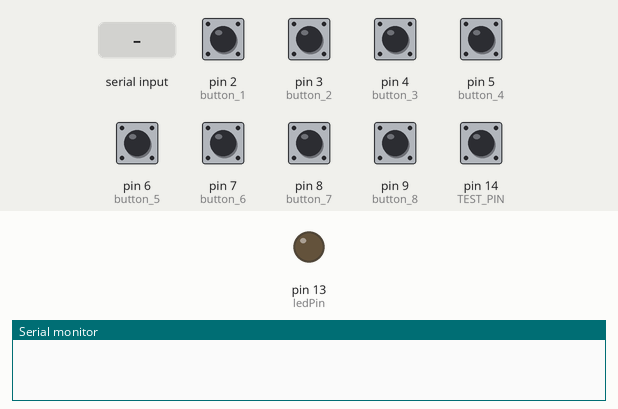
Recording of a sketch running on a simulated Arduino Uno, built with avr-gcc and run on an emulated ATmega328P. Parts: output pins drawn as LEDs (lit = HIGH), the last lines printed to the serial monitor. Dashed ring = blinking. Inputs (shaded band) come from the test bench; at power-on: pin 2 (button_1), pin 3 (button_2), pin 4 (button_3), pin 5 (button_4), pin 6 (button_5), pin 7 (button_6), pin 8 (button_7), pin 9 (button_8), pin 14 (TEST_PIN) HIGH.

Above: at 1.2 s.
1.3 s: "1" received over the second serial link
At 1.31 s:
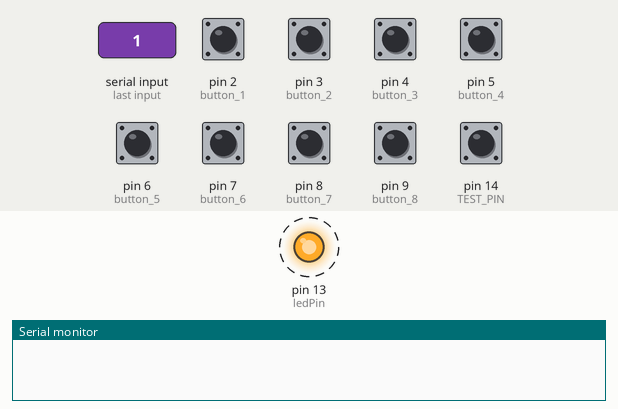
3.0 s: pin 4 (button_3) pulled LOW for 0.15 s
At 4.6 s:
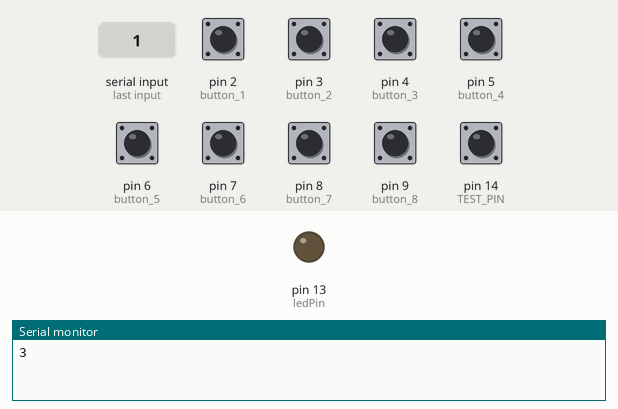
Timing chart, 0 to 6.1 s (numbered marks = the images above; inputs shaded):
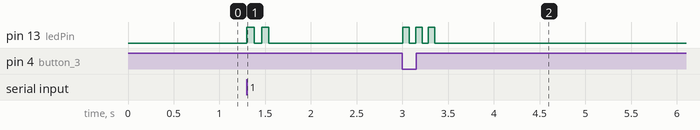

The sketch:

VendingMachineDual.ino
```cpp
#include <SoftwareSerial.h>
#include <Bounce2.h>


#define button_1 2
#define button_2 3
#define button_3 4
#define button_4 5
#define button_5 6
#define button_6 7
#define button_7 8
#define button_8 9


#define COIN_IN 11
#define COIN_NULL 0

#define MOTOR_OUT 1
#define MOTOR_IN 0

#define ledPin 13

#define TEST_PIN 14

#define EOL 255
#define TEST_VAL 222
#define HANDSHAKE 233
#define NO_DATA 999

SoftwareSerial coinSerial = SoftwareSerial(COIN_IN, COIN_NULL);

Bounce deb_1 = Bounce();
Bounce deb_2 = Bounce();
Bounce deb_3 = Bounce();
Bounce deb_4 = Bounce();
Bounce deb_5 = Bounce();
Bounce deb_6 = Bounce();
Bounce deb_7 = Bounce();
Bounce deb_8 = Bounce();

bool enoughCoins = false;


// the setup routine runs once when you press reset:
void setup() {

  pinMode(ledPin, OUTPUT);
  pinMode(TEST_PIN, INPUT_PULLUP );
  pinMode(COIN_IN, INPUT);

  Serial.begin(4800);
  coinSerial.begin(4800);

  setupButtons();
}


void setupButtons(){
  pinMode( button_1, INPUT_PULLUP );
  pinMode( button_2, INPUT_PULLUP );
  pinMode( button_3, INPUT_PULLUP );
  pinMode( button_4, INPUT_PULLUP );
  pinMode( button_5, INPUT_PULLUP );
  pinMode( button_6, INPUT_PULLUP );
  pinMode( button_7, INPUT_PULLUP );
  pinMode( button_8, INPUT_PULLUP );

  deb_1.attach( button_1 );
  deb_1.interval(5);
  deb_2.attach( button_2 );
  deb_2.interval(5);
  deb_3.attach( button_3 );
  deb_3.interval(5);
  deb_4.attach( button_4 );
  deb_4.interval(5);
  deb_5.attach( button_5 );
  deb_5.interval(5);
  deb_6.attach( button_6 );
  deb_6.interval(5);
  deb_7.attach( button_7 );
  deb_7.interval(5);
  deb_8.attach( button_8 );
  deb_8.interval(5);
}


// the loop routine runs over and over again forever:
void loop() {
    checkTest();
    readButtons();
    readCoinMachineDIRECT();
    //readMotorControllerDIRECT();
}

void checkTest(){
  if ( digitalRead( TEST_PIN ) == LOW ) {
    tryWriteDIRECT('4');
  }
}

void readCoinMachineDIRECT(){
  if (coinSerial.available()) {
    int c=coinSerial.read();
    if ( c != EOL ) {
      blink(2,80); // blocking
      enoughCoins = true;
    }
  }
}

void tryWriteDIRECT( char target ){
  //if ( target != NO_DATA ) {
    Serial.print(target);
  //}
}

void readMotorControllerDIRECT(){
  if (Serial.available()) {
    int m = Serial.read();
    if ( m != EOL ) {
      slowBlink();
    }
  }
}


void readButtons(){
  deb_1.update();
  deb_2.update();
  deb_3.update();
  deb_4.update();
  deb_5.update();
  deb_6.update();
  deb_7.update();
  deb_8.update();


  int val_1 = deb_1.read();
  int val_2 = deb_2.read();
  int val_3 = deb_3.read();
  int val_4 = deb_4.read();
  int val_5 = deb_5.read();
  int val_6 = deb_6.read();
  int val_7 = deb_7.read();
  int val_8 = deb_8.read();

  testButton( val_1, 1, '1' );
  testButton( val_2, 2, '2' );
  testButton( val_3, 3, '3' );
  testButton( val_4, 4, '4' );
  testButton( val_5, 5, '5' );
  testButton( val_6, 6, '6' );
  testButton( val_7, 7, '7' );
  testButton( val_8, 8, '8' );


}

void testButton( int state, int val, char cval ){
  if ( state == LOW ) {
    if ( enoughCoins == true ) {
      enoughCoins = false;
      blink( val, 70 );
      tryWriteDIRECT( cval );
    } else {
      delay(500);
      //blink( val, 150 );
    }
  }
}


void fastBlink(){
  blink( 9, 300 );
}

void slowBlink(){
  blink(3, 900);
}

void blink( int count, int delayTime ){
  for ( int i=0; i<count; i++) {
    digitalWrite(ledPin, HIGH);   // sets the LED on
    delay(delayTime);                  // waits for a third second
    digitalWrite(ledPin, LOW);    // sets the LED off
    delay(delayTime);
  }
}
```

Measured:
- after the input at 1.3 s, pin 13 (ledPin): alternates HIGH for 0.08 s and LOW for 0.08 s, 4 changes in all, then stays LOW, starting at once
- after the input at 3.0 s, pin 13 (ledPin): alternates HIGH for 0.07 s and LOW for 0.07 s, 6 changes in all, then stays LOW, starting at once
